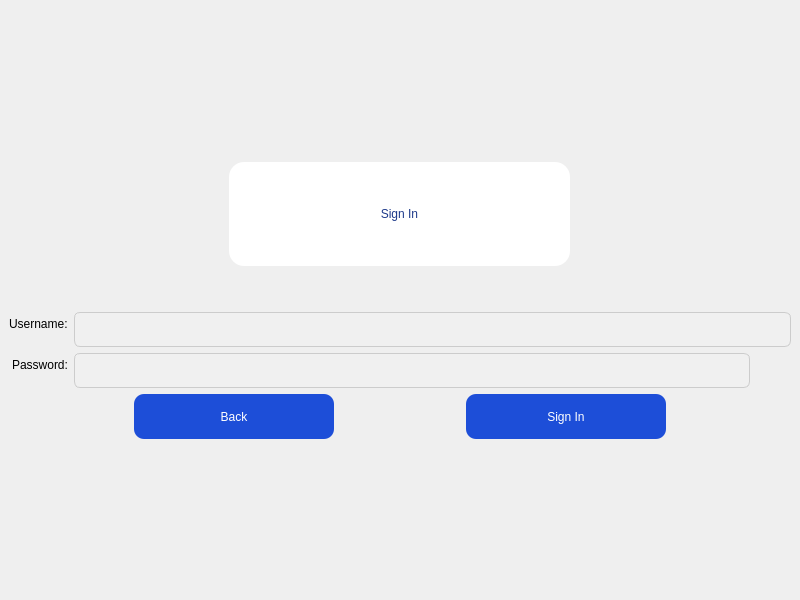
<?xml version="1.0" encoding="UTF-8"?>
<ui version="4.0">
 <class>SignIn</class>
 <widget class="QMainWindow" name="SignIn">
  <property name="geometry">
   <rect>
    <x>0</x>
    <y>0</y>
    <width>800</width>
    <height>600</height>
   </rect>
  </property>
  <property name="windowTitle">
   <string>Sign In</string>
  </property>
  <property name="styleSheet">
   <string notr="true">
    QMainWindow {
        background-color: qlineargradient(x1:0, y1:0, x2:1, y2:1,
                                          stop:0 #f0f4f8, stop:1 #dbeafe);
    }
   </string>
  </property>
  <widget class="QWidget" name="centralwidget">
   <layout class="QVBoxLayout" name="verticalLayout_2">
    <item>
     <spacer>
      <property name="orientation">
       <enum>Qt::Orientation::Vertical</enum>
      </property>
      <property name="sizeHint" stdset="0">
       <size>
        <width>17</width>
        <height>135</height>
       </size>
      </property>
     </spacer>
    </item>
    <item>
     <layout class="QVBoxLayout" name="verticalLayout">
      <item>
       <layout class="QHBoxLayout" name="horizontalLayout">
        <item>
         <widget class="QLabel" name="titleLabel">
          <property name="minimumSize">
           <size>
            <width>241</width>
            <height>104</height>
           </size>
          </property>
          <property name="maximumSize">
           <size>
            <width>341</width>
            <height>114</height>
           </size>
          </property>
          <property name="styleSheet">
           <string notr="true">
            font: bold 36pt &quot;Segoe UI&quot;;
            color: #1e3a8a;
            padding: 20px;
            background-color: #ffffff;
            border-radius: 15px;
           </string>
          </property>
          <property name="text">
           <string>Sign In</string>
          </property>
          <property name="alignment">
           <set>Qt::AlignmentFlag::AlignCenter</set>
          </property>
         </widget>
        </item>
       </layout>
      </item>
      <item>
       <spacer name="verticalSpacer">
        <property name="orientation">
         <enum>Qt::Orientation::Vertical</enum>
        </property>
        <property name="sizeHint" stdset="0">
         <size>
          <width>20</width>
          <height>40</height>
         </size>
        </property>
       </spacer>
      </item>
      <item>
       <layout class="QFormLayout" name="formLayout">
        <property name="labelAlignment">
         <set>Qt::AlignmentFlag::AlignRight|Qt::AlignmentFlag::AlignTrailing|Qt::AlignmentFlag::AlignVCenter</set>
        </property>
        <property name="formAlignment">
         <set>Qt::AlignmentFlag::AlignCenter</set>
        </property>
        <item row="0" column="0">
         <widget class="QLabel" name="usernameLabel">
          <property name="styleSheet">
           <string notr="true">font: 14pt &quot;Segoe UI&quot;;</string>
          </property>
          <property name="text">
           <string>Username:</string>
          </property>
         </widget>
        </item>
        <item row="0" column="1">
         <widget class="QLineEdit" name="username_input">
          <property name="minimumSize">
           <size>
            <width>400</width>
            <height>35</height>
           </size>
          </property>
          <property name="styleSheet">
           <string notr="true">
          QLineEdit {
           font: 12pt &quot;Segoe UI&quot;;
           background-color: #f0f0f0;
           border: 1px solid #ccc;
           border-radius: 6px;
           padding: 5px 8px;
          }
         </string>
          </property>
         </widget>
        </item>
        <item row="1" column="0">
         <widget class="QLabel" name="passwordLabel">
          <property name="styleSheet">
           <string notr="true">font: 14pt &quot;Segoe UI&quot;;</string>
          </property>
          <property name="text">
           <string>Password:</string>
          </property>
         </widget>
        </item>
        <item row="1" column="1">
         <layout class="QHBoxLayout" name="passwordLayout">
          <item>
           <widget class="QLineEdit" name="password_input">
            <property name="minimumSize">
             <size>
              <width>360</width>
              <height>35</height>
             </size>
            </property>
            <property name="styleSheet">
             <string notr="true">
            QLineEdit {
             font: 12pt &quot;Segoe UI&quot;;
             background-color: #f0f0f0;
             border: 1px solid #ccc;
             border-radius: 6px;
             padding: 5px 8px;
            }
           </string>
            </property>
            <property name="echoMode">
             <enum>QLineEdit::EchoMode::Password</enum>
            </property>
           </widget>
          </item>
          <item>
           <widget class="QPushButton" name="Eye_Button">
            <property name="minimumSize">
             <size>
              <width>35</width>
              <height>35</height>
             </size>
            </property>
            <property name="styleSheet">
             <string notr="true">
            QPushButton {
             background-color: transparent;
             border: none;
             border-image: url(:/images/images/closed_eye.png);
            }
            QPushButton:checked {
             border-image: url(:/images/images/open_eye.png);
            }
           </string>
            </property>
            <property name="checkable">
             <bool>true</bool>
            </property>
           </widget>
          </item>
         </layout>
        </item>
       </layout>
      </item>
      <item>
       <layout class="QHBoxLayout" name="buttonsLayout">
        <item>
         <spacer name="horizontalSpacer">
          <property name="orientation">
           <enum>Qt::Orientation::Horizontal</enum>
          </property>
          <property name="sizeHint" stdset="0">
           <size>
            <width>40</width>
            <height>20</height>
           </size>
          </property>
         </spacer>
        </item>
        <item>
         <widget class="QPushButton" name="Back_Button">
          <property name="minimumSize">
           <size>
            <width>200</width>
            <height>45</height>
           </size>
          </property>
          <property name="styleSheet">
           <string notr="true">
              QPushButton {
                  background-color: #1d4ed8;
                  color: white;
                  font: 14pt &quot;Segoe UI&quot;;
                  border-radius: 10px;
                  padding: 10px;
              }
              QPushButton:hover {
                  background-color: #2563eb;
              }
              QPushButton:pressed {
                  background-color: #1e40af;
              }
             </string>
          </property>
          <property name="text">
           <string>Back</string>
          </property>
         </widget>
        </item>
        <item>
         <spacer name="middleSpacer">
          <property name="orientation">
           <enum>Qt::Orientation::Horizontal</enum>
          </property>
          <property name="sizeHint" stdset="0">
           <size>
            <width>20</width>
            <height>20</height>
           </size>
          </property>
         </spacer>
        </item>
        <item>
         <widget class="QPushButton" name="LogIn_Button">
          <property name="minimumSize">
           <size>
            <width>200</width>
            <height>45</height>
           </size>
          </property>
          <property name="styleSheet">
           <string notr="true">
              QPushButton {
                  background-color: #1d4ed8;
                  color: white;
                  font: 14pt &quot;Segoe UI&quot;;
                  border-radius: 10px;
                  padding: 10px;
              }
              QPushButton:hover {
                  background-color: #2563eb;
              }
              QPushButton:pressed {
                  background-color: #1e40af;
              }
             </string>
          </property>
          <property name="text">
           <string>Sign In</string>
          </property>
         </widget>
        </item>
        <item>
         <spacer name="horizontalSpacer_2">
          <property name="orientation">
           <enum>Qt::Orientation::Horizontal</enum>
          </property>
          <property name="sizeHint" stdset="0">
           <size>
            <width>40</width>
            <height>20</height>
           </size>
          </property>
         </spacer>
        </item>
       </layout>
      </item>
     </layout>
    </item>
    <item>
     <spacer name="bottomSpacer">
      <property name="orientation">
       <enum>Qt::Orientation::Vertical</enum>
      </property>
      <property name="sizeHint" stdset="0">
       <size>
        <width>17</width>
        <height>135</height>
       </size>
      </property>
     </spacer>
    </item>
   </layout>
  </widget>
 </widget>
 <resources/>
 <connections/>
</ui>
